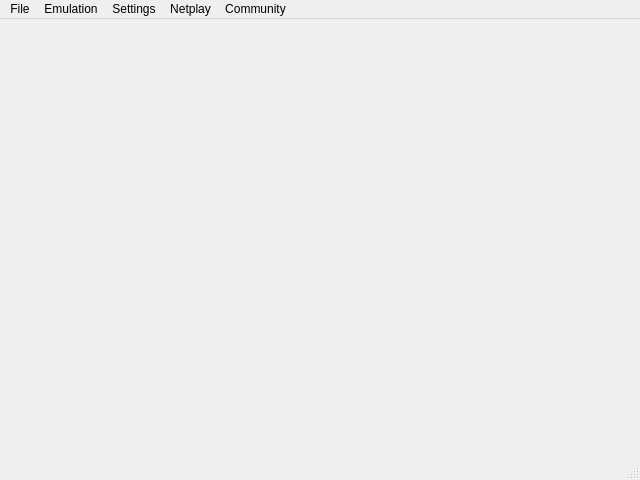
<?xml version="1.0" encoding="UTF-8"?>
<ui version="4.0">
 <class>MainWindow</class>
 <widget class="QMainWindow" name="MainWindow">
  <property name="geometry">
   <rect>
    <x>0</x>
    <y>0</y>
    <width>640</width>
    <height>480</height>
   </rect>
  </property>
  <property name="windowTitle">
   <string>simple64</string>
  </property>
  <widget class="QWidget" name="centralWidget"/>
  <widget class="QMenuBar" name="menuBar">
   <property name="geometry">
    <rect>
     <x>0</x>
     <y>0</y>
     <width>640</width>
     <height>22</height>
    </rect>
   </property>
   <property name="nativeMenuBar">
    <bool>true</bool>
   </property>
   <widget class="QMenu" name="menuFile">
    <property name="title">
     <string>File</string>
    </property>
    <addaction name="actionOpen_ROM"/>
    <addaction name="actionSave_State"/>
    <addaction name="actionLoad_State"/>
    <addaction name="actionSave_State_To"/>
    <addaction name="actionLoad_State_From"/>
    <addaction name="separator"/>
    <addaction name="actionTake_Screenshot"/>
    <addaction name="separator"/>
    <addaction name="actionExit"/>
   </widget>
   <widget class="QMenu" name="menuSettings">
    <property name="title">
     <string>Settings</string>
    </property>
    <addaction name="actionPlugin_Paths"/>
    <addaction name="actionPlugin_Settings"/>
    <addaction name="actionController_Configuration"/>
   </widget>
   <widget class="QMenu" name="menuEmulation">
    <property name="title">
     <string>Emulation</string>
    </property>
    <addaction name="actionToggle_Fullscreen"/>
    <addaction name="separator"/>
    <addaction name="actionMute"/>
    <addaction name="separator"/>
    <addaction name="actionPause_Game"/>
    <addaction name="actionStop_Game"/>
    <addaction name="actionHard_Reset"/>
    <addaction name="actionSoft_Reset"/>
    <addaction name="actionToggle_Speed_Limiter"/>
    <addaction name="separator"/>
    <addaction name="actionView_Log"/>
   </widget>
   <widget class="QMenu" name="menuNetplay">
    <property name="title">
     <string>Netplay</string>
    </property>
    <addaction name="actionCreate_Room"/>
    <addaction name="actionJoin_Room"/>
   </widget>
   <widget class="QMenu" name="menuCommunity">
    <property name="title">
     <string>Community</string>
    </property>
    <addaction name="actionOpen_Discord_Channel"/>
    <addaction name="actionSupport_on_Patreon"/>
    <addaction name="actionSupport_on_GithubSponser"/>
   </widget>
   <addaction name="menuFile"/>
   <addaction name="menuEmulation"/>
   <addaction name="menuSettings"/>
   <addaction name="menuNetplay"/>
   <addaction name="menuCommunity"/>
  </widget>
  <widget class="QStatusBar" name="statusBar"/>
  <action name="actionOpen_ROM">
   <property name="text">
    <string>Open ROM</string>
   </property>
  </action>
  <action name="actionExit">
   <property name="text">
    <string>Exit</string>
   </property>
  </action>
  <action name="actionPlugin_Paths">
   <property name="text">
    <string>Input Plugin and Config Path Selection</string>
   </property>
  </action>
  <action name="actionStop_Game">
   <property name="text">
    <string>Stop Emulation (Escape)</string>
   </property>
  </action>
  <action name="actionPlugin_Settings">
   <property name="text">
    <string>Core and Video Settings</string>
   </property>
  </action>
  <action name="actionOpen_Recent">
   <property name="text">
    <string>Open Recent</string>
   </property>
  </action>
  <action name="actionSave_State">
   <property name="text">
    <string>Save State (F5)</string>
   </property>
  </action>
  <action name="actionLoad_State">
   <property name="text">
    <string>Load State (F7)</string>
   </property>
  </action>
  <action name="actionChange_State_Slot">
   <property name="text">
    <string>Change State Slot</string>
   </property>
  </action>
  <action name="actionSave_State_To">
   <property name="text">
    <string>Save State To...</string>
   </property>
  </action>
  <action name="actionLoad_State_From">
   <property name="text">
    <string>Load State From...</string>
   </property>
  </action>
  <action name="actionTake_Screenshot">
   <property name="text">
    <string>Take Screenshot (F12)</string>
   </property>
  </action>
  <action name="actionPause_Game">
   <property name="text">
    <string>Pause/Resume Game (p)</string>
   </property>
  </action>
  <action name="actionMute">
   <property name="text">
    <string>Mute/Unmute (m)</string>
   </property>
  </action>
  <action name="actionHard_Reset">
   <property name="text">
    <string>Hard Reset</string>
   </property>
  </action>
  <action name="actionSoft_Reset">
   <property name="text">
    <string>Soft Reset (F9)</string>
   </property>
  </action>
  <action name="actionToggle_Fullscreen">
   <property name="text">
    <string>Toggle Fullscreen (Alt + Return)</string>
   </property>
  </action>
  <action name="actionController_Configuration">
   <property name="text">
    <string>Controller Configuration</string>
   </property>
  </action>
  <action name="actionToggle_Speed_Limiter">
   <property name="text">
    <string>Toggle Speed Limiter (y)</string>
   </property>
  </action>
  <action name="actionView_Log">
   <property name="text">
    <string>View Log</string>
   </property>
  </action>
  <action name="actionCreate_Room">
   <property name="text">
    <string>Create Room</string>
   </property>
  </action>
  <action name="actionJoin_Room">
   <property name="text">
    <string>Join Room</string>
   </property>
  </action>
  <action name="actionSupport_on_Patreon">
   <property name="text">
    <string>Support on Patreon</string>
   </property>
  </action>
  <action name="actionSupport_on_GithubSponser">
   <property name="text">
    <string>Support on GitHub</string>
   </property>
  </action>
  <action name="actionOpen_Discord_Channel">
   <property name="text">
    <string>Join Discord Server</string>
   </property>
  </action>
 </widget>
 <layoutdefault spacing="6" margin="11"/>
 <resources/>
 <connections/>
</ui>
